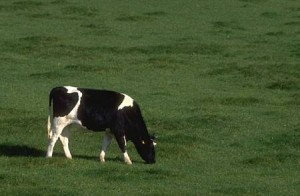
#> input picture Lab05/cow.jpg, 300 x 196 px
$ jupyter execute new-assignment.ipynb
#> lines starting #> are read from the running program, lines starting #| are printed output that depends on the picture
## K-Means Clustering

### Assignment 1 (2 scores):

- Generate a toy dataset having $600$ data points, $200$ points of them following the Gaussian distribution $\mathcal{N}((2, 2), \Sigma)$, $200$ points of them following the Gaussian distribution $\mathcal{N}((8, 3), \Sigma)$, and $200$ points of them following the Gaussian distribution $\mathcal{N}((3, 6), \Sigma)$ where $\Sigma =
\left(\begin{array}{cc}
    1 & 0 \\
    0 & 1
\end{array}\right)
$.
- Use Numpy only to implement the K-means method for finding three clusters from the toy dataset.
- Train this K-means with EM method.
- Give comments on the effect of intializing centroids randomly to the overall performance of K-means.

[cell 1]
import numpy as np
import matplotlib.pyplot as plt
from sklearn.metrics import silhouette_score

# Thiết lập seed để kết quả có thể tái lập lại
np.random.seed(42)

# Khởi tạo các tham số
N = 200
mean1 = [2, 2]
mean2 = [8, 3]
mean3 = [3, 6]
cov = [[1, 0],
       [0, 1]]

# Tạo 3 cụm dữ liệu
cluster1 = np.random.multivariate_normal(mean1, cov, N)
cluster2 = np.random.multivariate_normal(mean2, cov, N)
cluster3 = np.random.multivariate_normal(mean3, cov, N)

# Gộp thành toy dataset cỡ (600, 2)
X = np.vstack((cluster1, cluster2, cluster3))

print(X.shape)

# Visualize

plt.figure(figsize=(8,6))

plt.scatter(X[:,0], X[:,1], s=20)

plt.title("Generated Data")
plt.xlabel("X1")
plt.ylabel("X2")

plt.show()
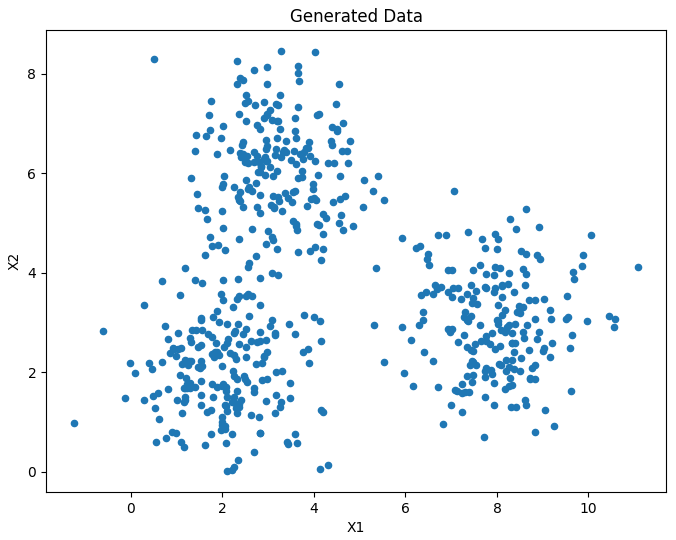
#> figure drawn by matplotlib, 1 panel

[cell 2]
K = 3

random_idx = np.random.choice(len(X), K, replace=False)

centroids = X[random_idx]

print("Initial Centroids:\n")
print(centroids)

[cell 3]
def assign_clusters(X, centroids):

    distances = np.linalg.norm(
        X[:, np.newaxis] - centroids,
        axis=2
    )

    #Chọn cụm gần nhất cho từng điểm
    labels = np.argmin(distances, axis=1)

    return labels


def update_centroids(X, labels, K, old_centroids):
    new_centroids = []
    for k in range(K):
        points = X[labels == k]
        if len(points) > 0:
            new_centroids.append(points.mean(axis=0))
        else:
            new_centroids.append(old_centroids[k]) # Giữ nguyên tâm cũ nếu cụm rỗng
    return np.array(new_centroids)

def compute_inertia(X, labels, centroids):

    inertia = 0

    for k in range(len(centroids)):

        cluster_points = X[labels == k]

        inertia += np.sum(
            (cluster_points - centroids[k]) ** 2
        )

    return inertia


def kmeans(X, K, max_iters=100):

    # Initialize centroids
#> called with X = array of shape (600, 2), K = 3, max_iters = 100
    random_idx = np.random.choice(len(X), K, replace=False)

    centroids = X[random_idx]

    # Main loop
    for iteration in range(max_iters):

        # Step 1: Assign clusters
        labels = assign_clusters(X, centroids)

        # Step 2: Update centroids
        new_centroids = update_centroids(
            X,
            labels,
            K,
            centroids
        )

        # Check convergence
        if np.allclose(centroids, new_centroids):

            print(f"Converged at iteration {iteration}")

            break

        centroids = new_centroids

    return labels, centroids

[cell 4]
print("Final Centroids:")
print(centroids)

labels, centroids = kmeans(X, K)
# Inertia
inertia = compute_inertia(X, labels, centroids)

print("Inertia:", inertia)

# Silhouette Score
score = silhouette_score(X, labels)

print("Silhouette Score:", score)

[cell 5]
plt.figure(figsize=(8,6))

colors = ['red', 'blue', 'green']

for k in range(K):

    plt.scatter(
        X[labels == k][:,0],
        X[labels == k][:,1],
        s=20,
        color=colors[k],
        label=f'Cluster {k}'
    )

# Plot centroids
plt.scatter(
    centroids[:,0],
    centroids[:,1],
    s=300,
    color='black',
    marker='X',
    label='Centroids'
)

plt.title("K-Means Clustering Result")
plt.xlabel("X1")
plt.ylabel("X2")

plt.legend()

plt.show()
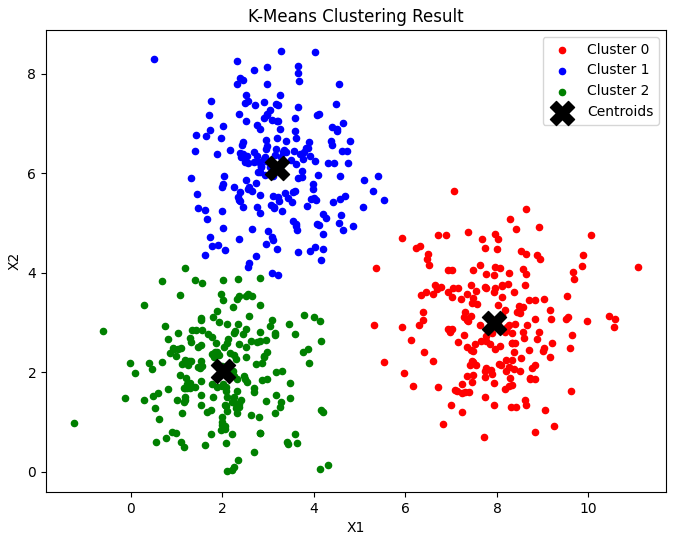
#> figure drawn by matplotlib, 1 panel

Nhận xét:

- Trong K-Means, các centroid ban đầu được khởi tạo ngẫu nhiên nên kết quả phân cụm có thể thay đổi sau mỗi lần chạy.

- Nếu các centroid ban đầu được chọn gần đúng vị trí các cụm thật, thuật toán sẽ hội tụ nhanh và cho kết quả phân cụm tốt.

- Ngược lại, nếu centroid khởi tạo nằm quá gần nhau hoặc nằm xa dữ liệu thực tế, K-Means có thể:
    + Hội tụ chậm hơn
    + Rơi vào local optimum
    + Phân cụm sai
    + Tạo ra cluster rỗng

- Do K-Means tối ưu dựa trên khoảng cách Euclidean nên quá trình khởi tạo centroid ảnh hưởng rất lớn đến chất lượng cuối cùng của mô hình.

- Đây là lý do phương pháp K-Means++ thường được sử dụng để cải thiện bước khởi tạo centroid và tăng độ ổn định của thuật toán.

### Assignment 2 (2 scores):
- Generate a toy dataset having $1200$ points following the Gaussian distribution $\mathcal{N}((2, 2), \Sigma)$, $200$ points of them following the Gaussian distribution $\mathcal{N}((8, 3), \Sigma)$, and $1000$ points of them following the Gaussian distribution $\mathcal{N}((3, 6), \Sigma)$ where $\Sigma =
\left(\begin{array}{cc}
    1 & 0 \\
    0 & 1
\end{array}\right)
$.
- Use Numpy only to implement the K-means method for finding three clusters from the toy dataset.
- Train this K-means with EM method.
- Give comments on the effect of different sizes among clusters to the performance of K-means.

[cell 6]
np.random.seed(42)

# Means
mean1 = [2, 2]
mean2 = [8, 3]
mean3 = [3, 6]

# Covariance matrix
cov = [[1, 0],
       [0, 1]]

X1 = np.random.multivariate_normal(mean1, cov, 1200)
X2 = np.random.multivariate_normal(mean2, cov, 200)
X3 = np.random.multivariate_normal(mean3, cov, 1000)

# Combine dataset
X = np.vstack((X1, X2, X3))

print("Dataset Shape:", X.shape)

# Visualize the imbalanced dataset

plt.figure(figsize=(8,6))

plt.scatter(
    X[:,0],
    X[:,1],
    s=10,
    alpha=0.7
)

plt.title("Imbalanced Dataset")
plt.xlabel("X1")
plt.ylabel("X2")

plt.show()
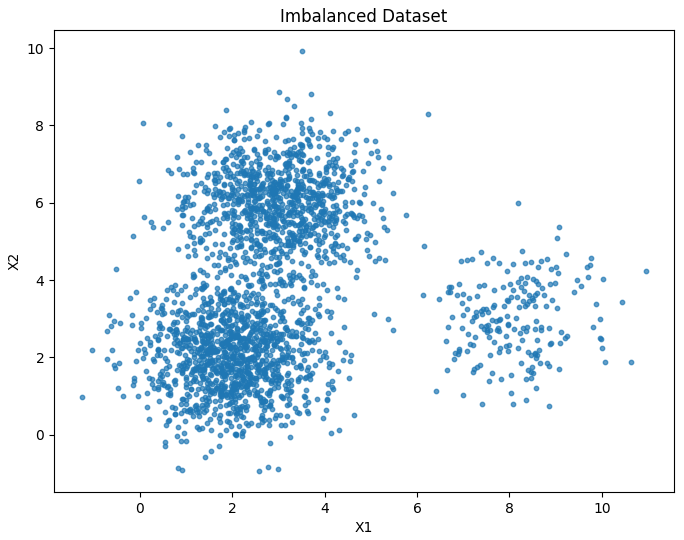
#> figure drawn by matplotlib, 1 panel

[cell 7]
def assign_clusters(X, centroids):

    distances = np.linalg.norm(
        X[:, np.newaxis] - centroids,
        axis=2
    )

    labels = np.argmin(distances, axis=1)

    return labels

def update_centroids(X, labels, K, old_centroids):

    new_centroids = []

    for k in range(K):

        points = X[labels == k]

        # Handle empty cluster
        if len(points) > 0:

            centroid = points.mean(axis=0)

        else:

            centroid = old_centroids[k]

        new_centroids.append(centroid)

    return np.array(new_centroids)

def compute_inertia(X, labels, centroids):

    inertia = 0

    for k in range(len(centroids)):

        cluster_points = X[labels == k]

        inertia += np.sum(
            (cluster_points - centroids[k]) ** 2
        )

    return inertia


def kmeans(X, K, max_iters=100):

    # Random initialization
#> called with X = array of shape (2400, 2), K = 3, max_iters = 100
    random_idx = np.random.choice(
        len(X),
        K,
        replace=False
    )

    centroids = X[random_idx]

    inertia_history = []

    for iteration in range(max_iters):

        # Assign clusters
        labels = assign_clusters(X, centroids)

        # Update centroids
        new_centroids = update_centroids(
            X,
            labels,
            K,
            centroids
        )

        # Compute inertia
        inertia = compute_inertia(
            X,
            labels,
            new_centroids
        )

        inertia_history.append(inertia)

        # Check convergence
        if np.allclose(centroids, new_centroids):

            print(f"Converged at iteration {iteration}")

            break

        centroids = new_centroids

    return labels, centroids, inertia_history

[cell 8]
K = 3

labels, centroids, inertia_history = kmeans(X, K)

print("\nFinal Centroids:\n")
print(centroids)

[cell 9]
inertia = inertia_history[-1]

print("\nInertia:", inertia)

# Silhouette Score
score = silhouette_score(X, labels)

print("Silhouette Score:", score)

# Visualize clusters

plt.figure(figsize=(8,6))

colors = ['red', 'blue', 'green']

for k in range(K):

    plt.scatter(
        X[labels == k][:,0],
        X[labels == k][:,1],
        s=10,
        color=colors[k],
        alpha=0.7,
        label=f'Cluster {k}'
    )

# Plot centroids
plt.scatter(
    centroids[:,0],
    centroids[:,1],
    s=300,
    color='black',
    marker='X',
    label='Centroids'
)

plt.title("KMeans on Imbalanced Data")
plt.xlabel("X1")
plt.ylabel("X2")

plt.legend()

plt.show()
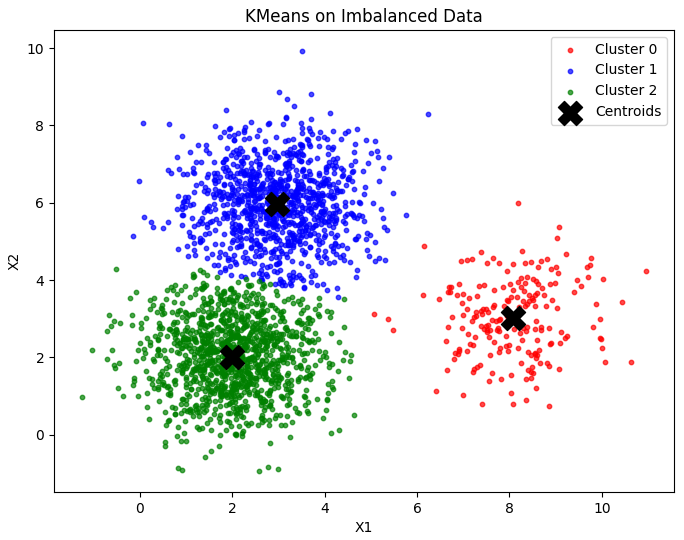
#> figure drawn by matplotlib, 1 panel


plt.figure(figsize=(8,6))

plt.plot(
    range(len(inertia_history)),
    inertia_history,
    marker='o'
)

plt.title("KMeans Convergence")
plt.xlabel("Iteration")
plt.ylabel("Inertia")

plt.show()
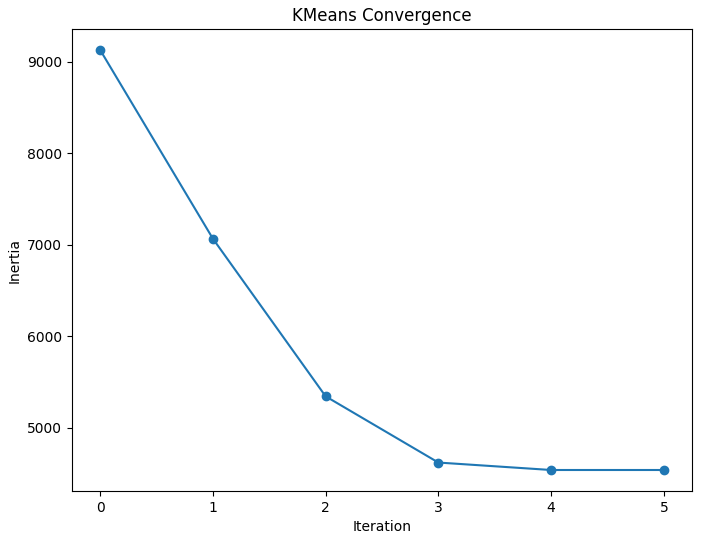
#> figure drawn by matplotlib, 1 panel

[cell 10]
print("\nCluster Size Analysis:\n")

for k in range(K):

    cluster_size = np.sum(labels == k)

    print(f"Cluster {k}: {cluster_size} points")

Nhận xét:

- K-Means hoạt động tốt khi các cluster có kích thước tương đối cân bằng.

- Khi số lượng điểm dữ liệu giữa các cluster chênh lệch lớn, centroid của cluster lớn sẽ có ảnh hưởng mạnh hơn trong quá trình cập nhật tâm cụm.

- Cluster nhỏ có thể:
    + Bị centroid của cluster lớn “lấn át”
    + Bị gộp nhầm vào cluster khác
    + Có ranh giới phân cụm không chính xác

- Trong dataset mất cân bằng, K-Means thường ưu tiên tối thiểu hóa tổng khoảng cách của các cluster lớn hơn thay vì đảm bảo mọi cluster đều được phân tách tốt.

- Điều này cho thấy K-Means khá nhạy với dữ liệu imbalanced và hiệu suất phân cụm có thể giảm khi kích thước các cluster quá khác nhau.

### Assignment 3 (2 scores):

- Generate a toy dataset having $600$ data points, $200$ points of them following the Gaussian distribution $\mathcal{N}((2, 2), \Sigma_1)$, $200$ points of them following the Gaussian distribution $\mathcal{N}((8, 3), \Sigma_1)$, and $200$ points of them following the Gaussian distribution $\mathcal{N}((3, 6), \Sigma_2)$ where

$$
    \Sigma_1 =
    \left(\begin{array}{cc}
        1 & 0 \\
        0 & 1
    \end{array}\right)
$$

and

$$
\Sigma_2 =
    \left(\begin{array}{cc}
        10 & 0 \\
        0 & 1
    \end{array}\right)
$$.

- Use Numpy only to implement the K-means method for finding three clusters from the toy dataset.
- Train this K-means with EM method.
- Give comments on the effect of distribution $\mathcal{N}((3, 6), \Sigma_2)$ to the performance of K-means.

[cell 11]
np.random.seed(42)

# Mean vectors
mean1 = [2, 2]
mean2 = [8, 3]
mean3 = [3, 6]

# Covariance matrices
cov1 = [[1, 0],
        [0, 1]]

cov2 = [[10, 0],
        [0, 1]]

# Generate Gaussian clusters
X1 = np.random.multivariate_normal(mean1, cov1, 200)
X2 = np.random.multivariate_normal(mean2, cov1, 200)
X3 = np.random.multivariate_normal(mean3, cov2, 200)

# Combine dataset
X = np.vstack((X1, X2, X3))

print("Dataset Shape:", X.shape)

# Visualize

plt.figure(figsize=(10,6))

plt.scatter(
    X[:,0],
    X[:,1],
    s=15,
    alpha=0.7
)

plt.title("Original Dataset with Different Covariance")
plt.xlabel("X1")
plt.ylabel("X2")

plt.show()
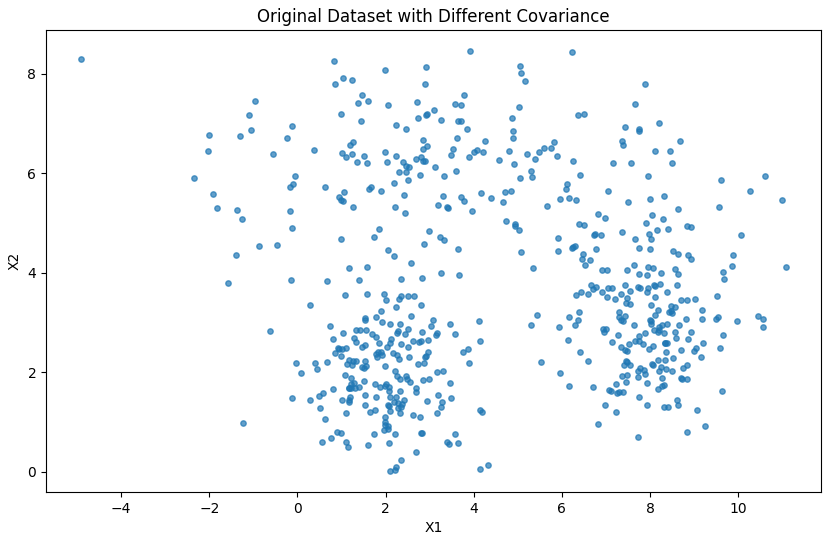
#> figure drawn by matplotlib, 1 panel

[cell 12]
def assign_clusters(X, centroids):

    # Compute Euclidean distances
    distances = np.linalg.norm(
        X[:, np.newaxis] - centroids,
        axis=2
    )

    # Assign nearest centroid
    labels = np.argmin(distances, axis=1)

    return labels

def update_centroids(X, labels, K, old_centroids):

    new_centroids = []

    for k in range(K):

        points = X[labels == k]

        # Handle empty cluster
        if len(points) > 0:

            centroid = points.mean(axis=0)

        else:

            centroid = old_centroids[k]

        new_centroids.append(centroid)

    return np.array(new_centroids)


def compute_inertia(X, labels, centroids):

    inertia = 0

    for k in range(len(centroids)):

        cluster_points = X[labels == k]

        inertia += np.sum(
            (cluster_points - centroids[k]) ** 2
        )

    return inertia


def kmeans(X, K, max_iters=100):

    # Random initialization
#> called with X = array of shape (600, 2), K = 3, max_iters = 100
    random_idx = np.random.choice(
        len(X),
        K,
        replace=False
    )

    centroids = X[random_idx]

    inertia_history = []

    # Main loop
    for iteration in range(max_iters):

        # Step 1 — Assign clusters
        labels = assign_clusters(X, centroids)

        # Step 2 — Update centroids
        new_centroids = update_centroids(
            X,
            labels,
            K,
            centroids
        )

        # Compute inertia
        inertia = compute_inertia(
            X,
            labels,
            new_centroids
        )

        inertia_history.append(inertia)

        # Check convergence
        if np.allclose(centroids, new_centroids):

            print(f"Converged at iteration {iteration}")

            break

        centroids = new_centroids

    return labels, centroids, inertia_history

[cell 13]
K = 3

labels, centroids, inertia_history = kmeans(X, K)

print("\nFinal Centroids:\n")
print(centroids)

# Inertia
inertia = compute_inertia(
    X,
    labels,
    centroids
)

print("\nInertia:", inertia)

# Silhouette Score
score = silhouette_score(X, labels)

print("Silhouette Score:", score)

[cell 14]
plt.figure(figsize=(10,6))

colors = ['red', 'blue', 'green']

for k in range(K):

    plt.scatter(
        X[labels == k][:,0],
        X[labels == k][:,1],
        s=15,
        color=colors[k],
        alpha=0.7,
        label=f'Cluster {k}'
    )

# Plot centroids
plt.scatter(
    centroids[:,0],
    centroids[:,1],
    s=300,
    color='black',
    marker='X',
    label='Centroids'
)

plt.title("K-Means with Different Covariance")
plt.xlabel("X1")
plt.ylabel("X2")

plt.legend()

plt.show()


plt.figure(figsize=(8,6))

plt.plot(
    range(len(inertia_history)),
    inertia_history,
    marker='o'
)

plt.title("KMeans Convergence")
plt.xlabel("Iteration")
plt.ylabel("Inertia")

plt.show()


print("\nCluster Size Analysis:\n")

for k in range(K):

    cluster_size = np.sum(labels == k)

    print(f"Cluster {k}: {cluster_size} points")

Nhận xét:

- Phân phối Gaussian 𝒩((3,6), Σ₂) có variance lớn theo trục X1 nên tạo ra một cluster kéo dài theo phương ngang.

- Tuy nhiên, K-Means giả định các cluster có dạng hình cầu (spherical clusters) và sử dụng khoảng cách Euclidean để phân cụm.

- Vì cluster thứ ba có hình dạng elongated thay vì hình tròn nên K-Means gặp khó khăn trong việc xác định ranh giới phân cụm chính xác.

- Một số điểm dữ liệu ở vùng kéo dài có thể bị gán nhầm sang cluster khác mặc dù chúng thuộc cùng một phân phối Gaussian.

- Điều này cho thấy K-Means không phù hợp với dữ liệu có covariance khác nhau hoặc cluster có hình dạng phức tạp.

- Trong trường hợp này, Gaussian Mixture Model (GMM) thường cho kết quả tốt hơn vì GMM mô hình hóa trực tiếp ma trận hiệp phương sai của từng cluster.

### Assignment 1 (2 scores):
- Use Numpy only to implement the Gaussian Mixture Model.
- Train Gaussian Mixture Model with EM method.

[cell 15]
import numpy as np
import matplotlib.pyplot as plt
from scipy.stats import multivariate_normal
from sklearn.metrics import silhouette_score

np.random.seed(42)

# Mean vectors
mean1 = [2, 2]
mean2 = [8, 3]
mean3 = [3, 6]

# Covariance matrices
cov1 = [[2, 0.5],
        [0.5, 1]]

cov2 = [[1, -0.7],
        [-0.7, 2]]

cov3 = [[1, 0],
        [0, 1]]

X1 = np.random.multivariate_normal(mean1, cov1, 300)
X2 = np.random.multivariate_normal(mean2, cov2, 300)
X3 = np.random.multivariate_normal(mean3, cov3, 300)

# Combine dataset
X = np.vstack((X1, X2, X3))

print("Dataset Shape:", X.shape)

# Visualize
plt.figure(figsize=(8,6))

plt.scatter(
    X[:,0],
    X[:,1],
    s=10,
    alpha=0.7
)

plt.title("Original Gaussian Dataset")
plt.xlabel("X1")
plt.ylabel("X2")

plt.show()

[cell 16]
N, D = X.shape
K = 3

# Randomly initialize means
means = X[np.random.choice(N, K, replace=False)]

# Initialize covariance matrices
covariances = np.array([
    np.eye(D) for _ in range(K)
])

# Initialize mixing coefficients
weights = np.ones(K) / K

print("\nInitial Means:\n")
print(means)

[cell 17]
max_iters = 100
tol = 1e-4

# Responsibilities matrix
responsibilities = np.zeros((N, K))

# Store log-likelihood history
log_likelihood_history = []

old_log_likelihood = -np.inf

[cell 18]
for iteration in range(max_iters):
    for k in range(K):

        # Add small value for numerical stability
        safe_cov = covariances[k] + np.eye(D) * 1e-6

        responsibilities[:, k] = (
            weights[k] *
            multivariate_normal(
                mean=means[k],
                cov=safe_cov
            ).pdf(X)
        )

    # Total probability density
    total_pdf = responsibilities.sum(
        axis=1,
        keepdims=True
    )

    # Prevent division by zero
    total_pdf = np.where(
        total_pdf == 0,
        1e-15,
        total_pdf
    )

    # Normalize responsibilities
    responsibilities /= total_pdf

    log_likelihood = np.sum(
        np.log(total_pdf)
    )

    log_likelihood_history.append(log_likelihood)

    # Check convergence
    if np.abs(
        log_likelihood - old_log_likelihood
    ) < tol:

        print(f"\nGMM converged at iteration {iteration}")

        break

    old_log_likelihood = log_likelihood

    # Effective number of points per cluster
    Nk = responsibilities.sum(axis=0)

    # Prevent division by zero
    Nk = np.where(Nk == 0, 1e-15, Nk)

    for k in range(K):
        # Update Means
        means[k] = (
            responsibilities[:, k][:, np.newaxis] * X
        ).sum(axis=0) / Nk[k]

        # Update Covariance Matrices
        diff = X - means[k]

        covariances[k] = (
            responsibilities[:, k][:, np.newaxis] * diff
        ).T @ diff / Nk[k]

        # Update Mixing Coefficients
        weights[k] = Nk[k] / N

[cell 19]
labels = np.argmax(
    responsibilities,
    axis=1
)

[cell 20]
# Silhouette Score
score = silhouette_score(X, labels)

print("\nSilhouette Score:", score)

# Final Log-Likelihood
print("Final Log-Likelihood:", log_likelihood)

print("\nFinal Means:\n")
print(means)

print("\nFinal Mixing Coefficients:\n")
print(weights)

[cell 21]
plt.figure(figsize=(8,6))

colors = ['red', 'blue', 'green']

for k in range(K):
    plt.scatter(
        X[labels == k][:,0],
        X[labels == k][:,1],
        s=10,
        color=colors[k],
        alpha=0.7,
        label=f'Cluster {k}'
    )

# Plot GMM means
plt.scatter(
    means[:,0],
    means[:,1],
    s=300,
    color='black',
    marker='X',
    label='GMM Means'
)

plt.title("Gaussian Mixture Model Clustering")
plt.xlabel("X1")
plt.ylabel("X2")

plt.legend()

plt.show()

plt.figure(figsize=(8,6))

plt.plot(
    range(len(log_likelihood_history)),
    log_likelihood_history,
    marker='o'
)

plt.title("GMM Log-Likelihood Convergence")
plt.xlabel("Iteration")
plt.ylabel("Log-Likelihood")

plt.show()


print("\nCluster Size Analysis:\n")

for k in range(K):
    cluster_size = np.sum(labels == k)
    print(f"Cluster {k}: {cluster_size} points")

Discussion:

- Gaussian Mixture Model (GMM) is a probabilistic
  clustering algorithm.

- Unlike KMeans, GMM performs soft clustering.

- Each data point has a probability of belonging
  to each Gaussian component.

- GMM can model elliptical clusters because each
  cluster has its own covariance matrix.

- The EM algorithm iteratively updates:
    1. Responsibilities (E-step)
    2. Means, Covariances, and Weights (M-step)

- GMM is more flexible than KMeans for datasets
  with different covariance structures.

### Assignment 2 (2 scores):

Use the Gaussian Mixture Model to filter out background of a given image.

[cell 22]
import numpy as np
import matplotlib.pyplot as plt
from sklearn.mixture import GaussianMixture
from PIL import Image

[cell 23]
# Đọc ảnh đầu vào
image = Image.open("cow.jpg")
#> image is the input picture: PIL image 300x196 RGB; mean R, G, B 68, 84.9, 47.4

# Resize ảnh để tăng tốc độ tính toán cho GMM
image = image.resize((200, 200))
#> image: PIL image 200x200 RGB
#> (the rest of the program and of its run is left out)
